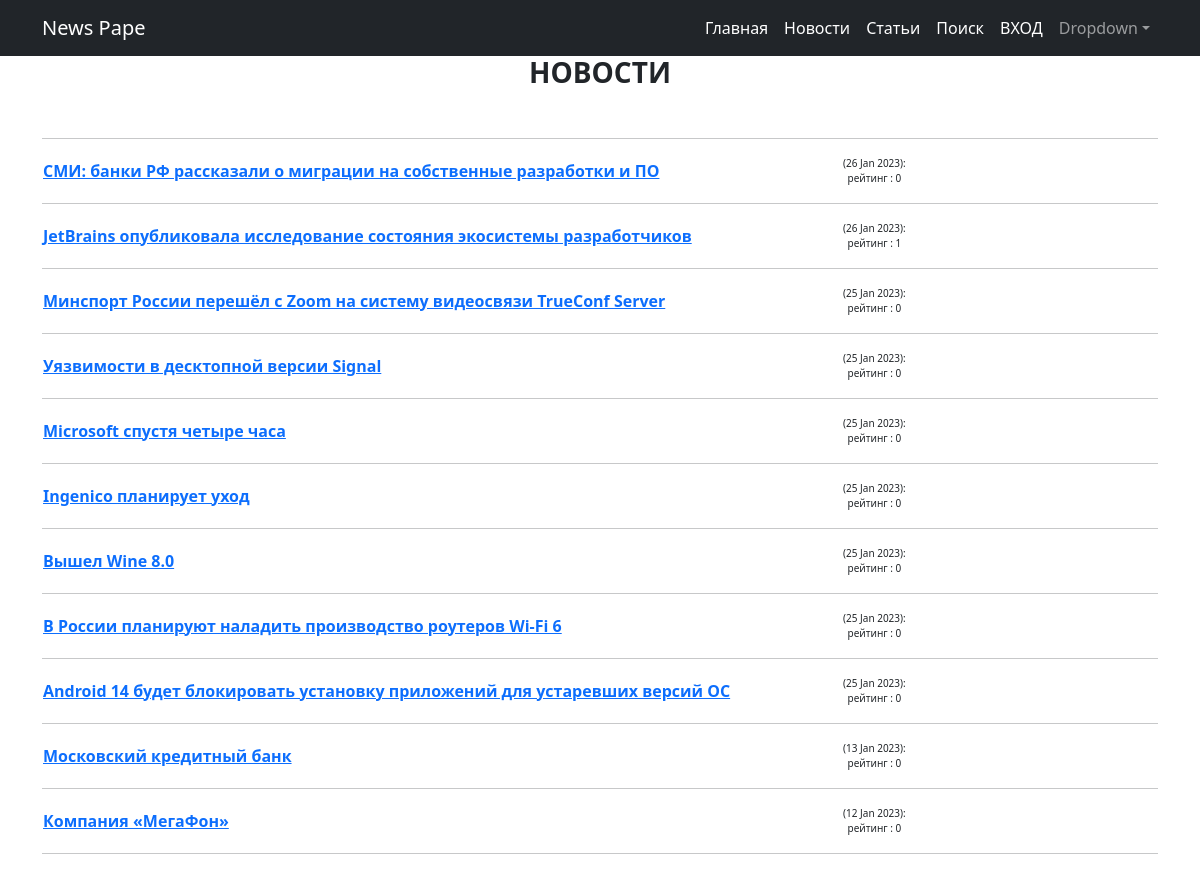
Before: /news/ with the older database file.
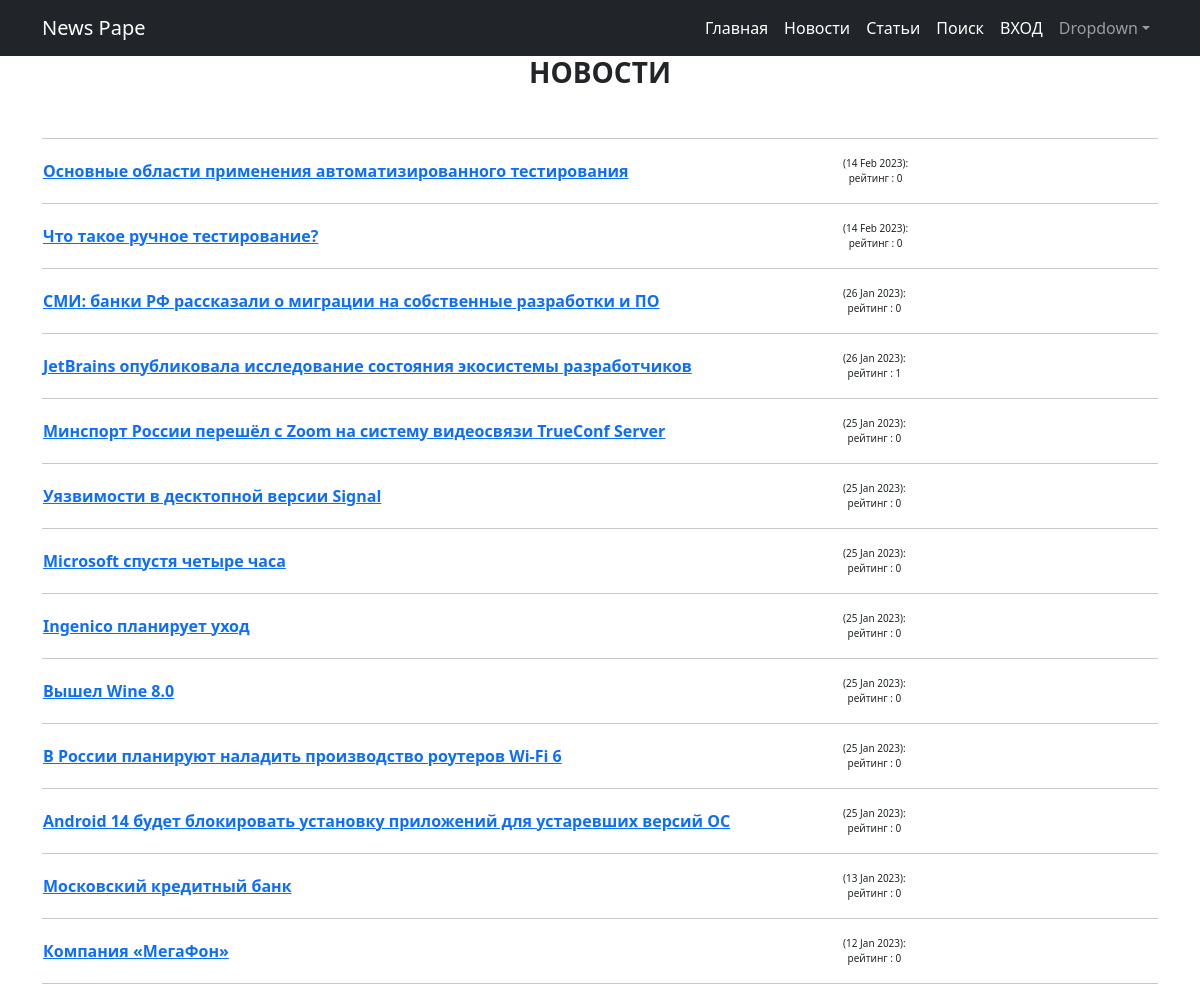
After: the same page with the newer database file.
### news/models.py (models this page shows, shortened)
class Post(models.Model):
    author = models.ForeignKey(Author, on_delete=models.CASCADE)
    NEWS = 'nw'
    ARTICLE = 'ar'
    CATEGORY_CHOICES = ((NEWS, 'Новость'), (ARTICLE, 'Статья'))
    categoryType = models.CharField(max_length=2, choices=CATEGORY_CHOICES, default=NEWS)
    dateCreation = models.DateTimeField(auto_now_add=True)
    postCategory = models.ManyToManyField(Category, through='PostCategory')
    title = models.CharField(max_length=128)
    text = models.TextField()
    rating = models.SmallIntegerField(default=0)

### news/views.py (the view)
# urls.py: path('news/', Posts.as_view(), name='post_list'),
class Posts(ListView):
    queryset = Post.objects.filter(categoryType='nw')
    ordering = '-dateCreation'
    context_object_name = 'Posts'
    template_name = 'news/post.html'

### news/templates/news/post.html (shortened to what this page needs)
{% extends 'flatpages/default.html' %}
{% block content %}
<h3><strong>НОВОСТИ</strong> </h3>
<br>
<hr>
{% for post in Posts %}
<table>
     <tr>
     <td width="800"  align="left" style="font-size:16px"><strong><a href="/news/{{ post.pk }}">{{ post.title }}</a></strong></td>
     <td style="font-size:10px">({{ post.dateCreation|date:'d M Y' }}):<br>
     рейтинг : {% if post.rating != 0 %}{{ post.rating }}{% else %}0{% endif %} </td>
     <td>
     </tr>
</table>
<hr>
{% endfor %}
{% endblock content %}

Changed rows visible on the page:
added Post: title "Основные области применения автоматизированного тестирования", dateCreation "14 Feb 2023", rating "0"
added Post: title "Что такое ручное тестирование?", dateCreation "14 Feb 2023", rating "0"
